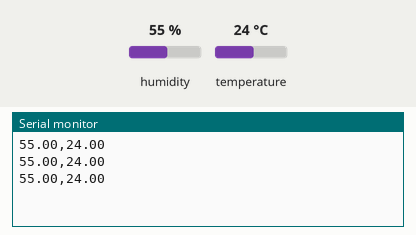
Recording of a sketch running on a simulated Arduino Uno, built with avr-gcc and run on an emulated ATmega328P. Shown: the last lines printed to the serial monitor. Inputs (shaded band) come from the test bench; at power-on: humidity 55 %, temperature 24 °C.

Above: at 3.8 s.
3.9 s: humidity set to 22 %
At 6.4 s:
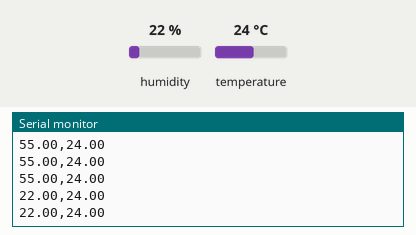
6.8 s: temperature set to 12 °C
At 7.9 s:
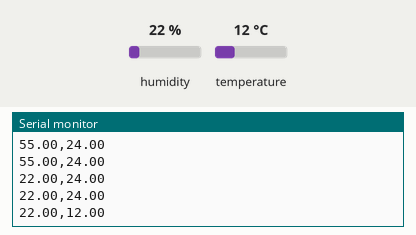
9.7 s: humidity set to 40 %
At 11.0 s:
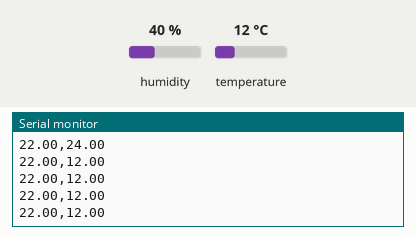
Timing chart, 0 to 12.7 s (numbered marks = the images above; inputs shaded):
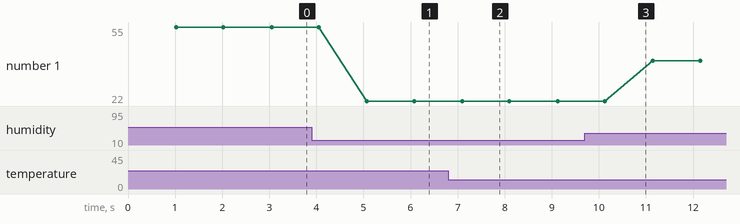

The sketch:

esp_code.ino
```cpp
#include "DHT.h"

#define DHTPIN 17
#define DHTTYPE DHT11

DHT dht(DHTPIN, DHTTYPE);

void setup() {
  Serial.begin(115200);
  dht.begin();
}

void loop() {
  delay(1000);

  float h = dht.readHumidity();
  float t = dht.readTemperature();

  if (isnan(h) || isnan(t)) {
    Serial.println("Could not read DHT11!");
    return;
  }

  Serial.print(h);
  Serial.print(",");
  Serial.print(t);
  Serial.println();
}
```

Measured:
- after the input at 3.9 s, the serial monitor: prints a new line after 1.2 s (image 1)
- after the input at 6.8 s, the serial monitor: prints a new line after 0.30 s (image 2)
- plotted number 1: 55 → 22 after the input at 3.9 s, 22 → 40 after the input at 9.7 s
